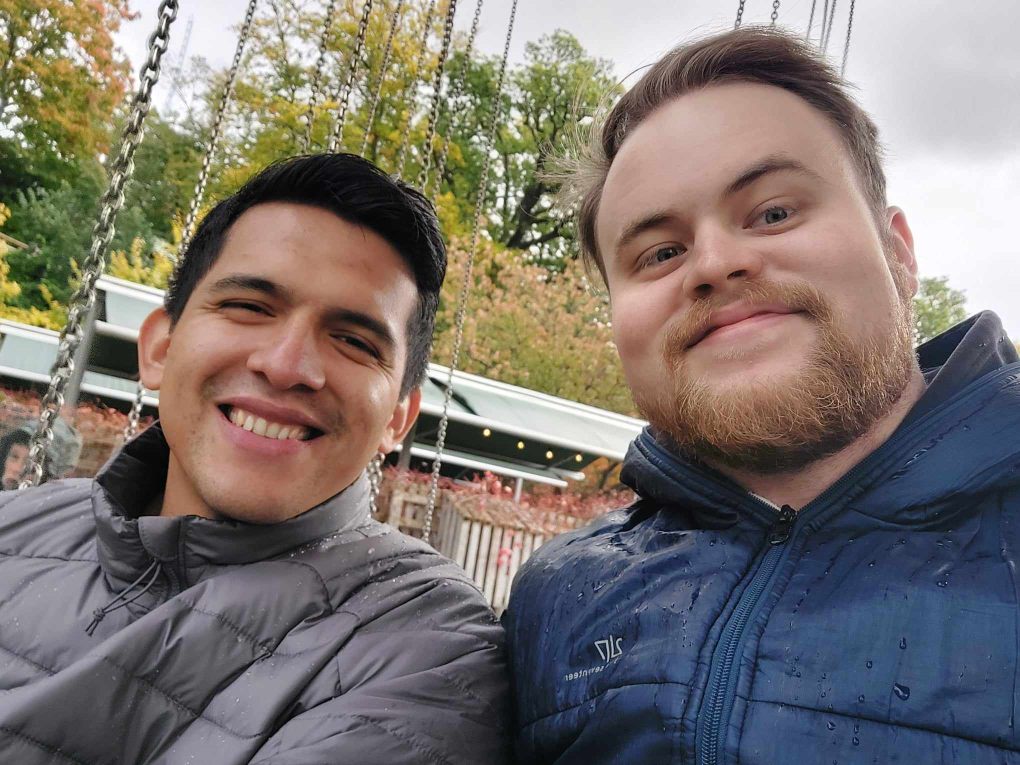
#> input picture Assignment 3/images/original/img1.png, 2040 x 1530 px (shown at 1/2 size)
$ jupyter execute --allow-errors Assignment_3.ipynb
#> lines starting #> are read from the running program, lines starting #| are printed output that depends on the picture
# Assignment 3: Clustering Models
## Group Members:
### Nils Dunlop, e-mail: gusdunlni@student.gu.se
### Francisco Alejandro Erazo Piza, e-mail: guserafr@student.gu.se
### Chukwudumebi Ubogu, e-mail: gusuboch@student.gu.se

### Part 1: Implement the K-means algorithm

[cell 1]
# Import libraries
import numpy as np
import matplotlib.pyplot as plt
from PIL import Image
import os
from math import log2

[cell 2]
# Import iris dataset
from sklearn.datasets import load_iris
iris = load_iris()
X = iris.data

[cell 3]
def kmeans(x, K, n_init):
    """
    Implementation of the K-means clustering algorithm.
    """
#> called with x = array of shape (150, 4), K = 3, n_init = 1000
    # Initialize centroids randomly
    centroids = x[np.random.choice(len(x), K, replace=False)]
    labels = np.zeros(len(x))

    # Run until convergence
    while True:
        prev_labels = labels.copy()

        # Assign data points to the nearest centroid
        distances = np.linalg.norm(x[:, np.newaxis] - centroids, axis=2)
        labels = np.argmin(distances, axis=1)

        # Update centroids
        centroids = np.array([np.mean(x[labels == k], axis=0) if np.sum(labels == k) > 0 else np.random.rand(x.shape[1]) for k in range(K)])

        # Check for convergence
        if np.array_equal(prev_labels, labels):
            break

    return centroids, labels

[cell 4]
centroids, labels = kmeans(X, 3, 1000)

print("Centroids:")
print(centroids)
print()
print("Labels:")
print(labels)

[cell 5]
# Visualize the results
u_labels = np.unique(labels)

for i in u_labels:
    plt.scatter(X[labels == i, 0], X[labels == i, 1], label=i)
plt.scatter(centroids[:, 0], centroids[:, 1], s=80, color="black", label="Centroids", marker="x")
plt.legend(bbox_to_anchor=(1.3, 1), borderaxespad=0)
plt.show()
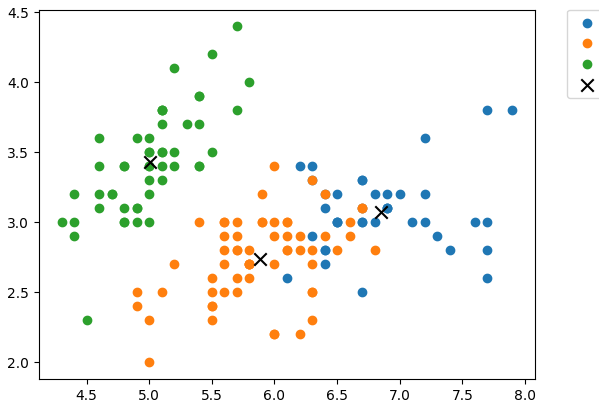
#> figure drawn by matplotlib, 1 panel

### *If you run this algorithm multiple times, do you get the same result every time? If so, why; if not, how do you determine which result is the best one?*

If we run this algorithm multiple times, we will not get the same result every time. This is because the sensitivity to the initial centroids, so the algorithm will converge to different local minima, that is, different initilizations of the centroids will lead to a different local minima. To determine which result is the best one, we can use the elbow method to determine the optimal number of clusters. The elbow method involves plotting the sum of squared errors (SSE) for different values of K. The elbow in the curve indicates the optimal value of K.

### *How do you choose what K value to use?*
The Elbow Method involves plotting the sum of squared errors (SSE) for different values of K. The elbow in the curve indicates the optimal value of K. The optimal K value is the value that is at the inflection point on the curve where the SSE begins to decrease in a linear way. It consists of the following steps:
1. Run the K-means clustering algorithm for a range of K values (e.g. K=1 to 10)
2. For each value of K, calculate the sum of squared errors (SSE)
3. Plot SSE vs K (number of clusters)
4. Identify the elbow in the plot (the point where the SSE curve starts to bend) and select this as the best K value for the data.

Another method is the Silhouette method. The silhouette value measures how similar a point is to its own cluster (cohesion) compared to other clusters (separation). The range of the Silhouette value is between +1 and -1. A high value is desirable and indicates that the point is placed in the correct cluster. If many points have a negative Silhouette value, it may indicate that we have created too many or too few clusters.

### *Implement both SSE and the Silhouette score; use them to address these questions.*

[cell 6]
# Implementing SSE
def calculate_sse(x, centroids, labels):
    """
    Calculate the sum of squared errors (SSE) for a given clustering.
    """
    sse = np.sum((x - centroids[labels])**2)
    return sse

# Calculate SSE
sse = calculate_sse(X, centroids, labels)
print(f'SSE: {sse}')

[cell 7]
# Elbow Method
def plot_elbow_method(data, max_k, n_init=10):
    """
    Plot the sum of squared errors (SSE) for different values of K.
    """
#> called with data = array of shape (150, 4), max_k = 15, n_init = 50
    sse_values = []

    for k in range(1, max_k + 1):
        sse = 0

        for _ in range(n_init):
            centroids, labels = kmeans(data, k, n_init=10)
            sse += calculate_sse(data, centroids, labels)

        sse_values.append(sse / n_init)

    # Plot
    plt.plot(range(1, max_k + 1), sse_values, marker='o')
    plt.xlabel('Number of Clusters (K)')
    plt.ylabel('Sum of Squared Errors (SSE)')
    plt.title('Elbow Method')
    plt.show()
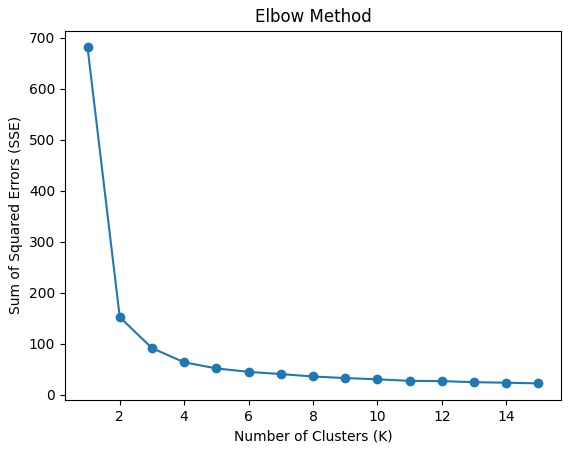
#> figure drawn by matplotlib, 1 panel; curve peaks at x = 1, y = 681.4

[cell 8]
plot_elbow_method(X, 15, n_init=50)

On the x-axis, we have the number of clusters (k). On the y-axis, there’s the sum of squared errors (SSE) for each case of K clusters,on the same dataset. This tells us how far away the points in a cluster are from the cluster center. A high SSE means the points are spread out and not very close to the center, and smaller number indicated a tigher cluster. To find the “elbow” in the graph, we refer to the point where the SSE curve starts to bend. After this point, choosing more clusters make little difference to the tightneses of clusters. If we look at the graph, we see a big drop from 1 to 2 clusters, and then from 2 to 3 clusters. After 3 clusters, the SSE improves at a slower rate. So, the ‘elbow’ is around 3 clusters. This means that 3 is a good number of clusters to use for our dataset, which in fact is correct, because we know that the iris dataset have 3 labels “setosa”, “versicolor” and “virginica” . With 3 clusters, each one is different enough from the others, but we also don’t have too many clusters to manage.

[cell 9]
# Implementing the Silhouette Score
def calculate_silhouette_score(x, labels):
    """
    Calculate the silhouette score for a given clustering.
    """
    num_samples = len(x)
    silhouette_values = np.zeros(num_samples)

    for i in range(num_samples):
        # Calculate the average distance from each sample to all other samples in the same cluster
        intra_cluster_dist = np.mean(np.linalg.norm(x[labels == labels[i]] - x[i], axis=1))

        # Calculate the average distance from each sample to all samples in the nearest other cluster
        other_clusters_dist = np.min([np.mean(np.linalg.norm(x[labels == k] - x[i], axis=1)) for k in set(labels) if k != labels[i]])

        # Calculate the silhouette score for each sample
        silhouette_values[i] = (other_clusters_dist - intra_cluster_dist) / max(other_clusters_dist, intra_cluster_dist)
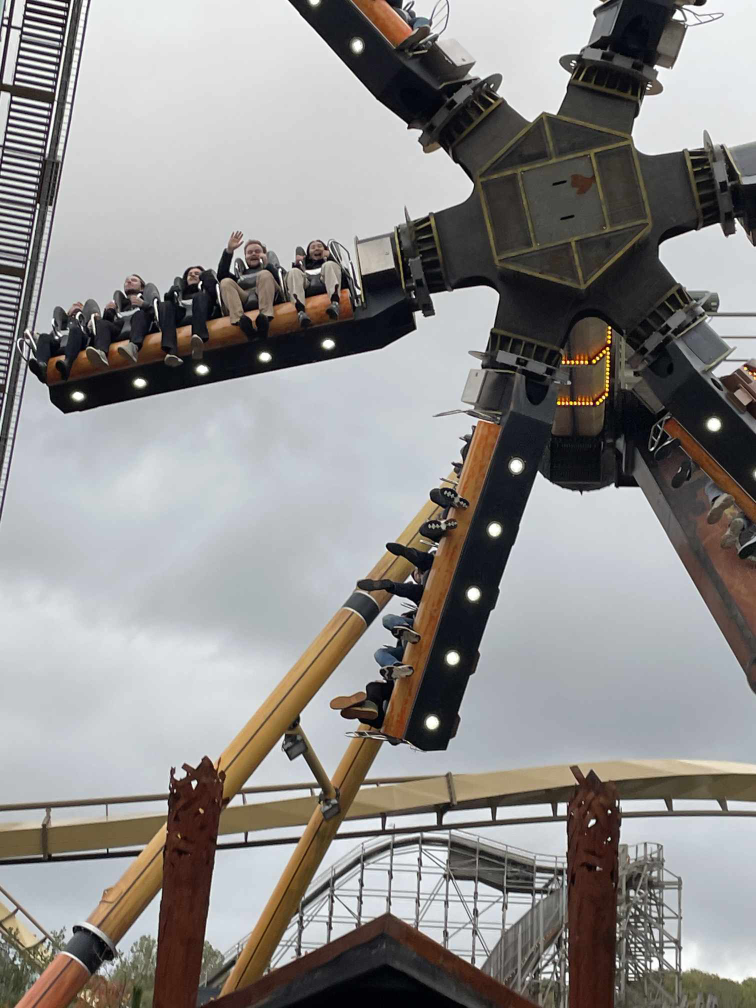
#> input picture Assignment 3/images/original/img2.png, 1512 x 2016 px (shown at 1/2 size)
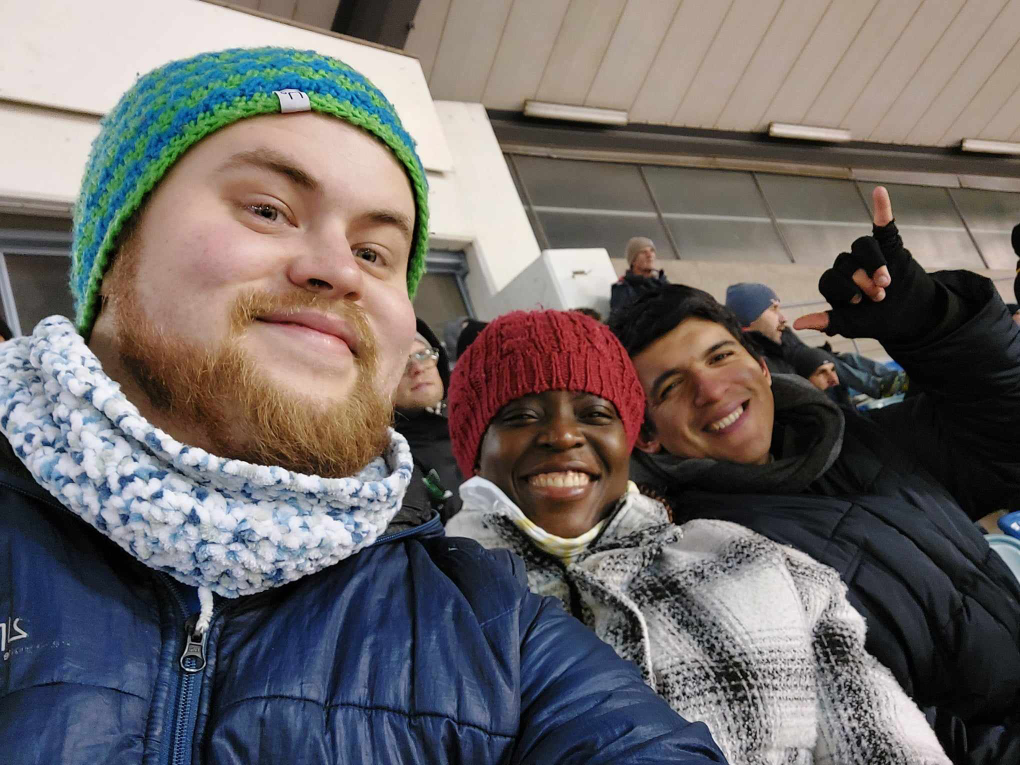
#> input picture Assignment 3/images/original/img3.png, 2040 x 1530 px (shown at 1/2 size)
#> `original_images = list(load_images(image_paths))`: original_images = 3 items

    # Calculate the overall silhouette score
    silhouette = np.mean(silhouette_values)

    return silhouette

[cell 10]
silhouette = calculate_silhouette_score(X, labels)
print(f'Silhouette Score: {silhouette}')

A Silhouette Score of 0.56 is slightly closer to 1. This suggest that the clusters we got by using k=3 has done a good job in groupoing the data points. Most of the data in each cluster is of the same type.

### *Discuss the similarities and differences between 1) K-means, 2) Gaussian Mixture Models (GMM) and 3) the Gaussian naive Bayes classifier in terms of their assumptions and parameter estimation methods. In particular, write down the implications of each assumption (e.g., x and y are assumed to be independent, and therefore we have ....).  You can choose to write your answers as Python code, pseudo code or mathematical equations.*
**K-means**

Assumptions and Implications:

- K-means assumes that clusters are spherical and equally sized with the centroid being the center of the sphere. This implies that clusters with non-spherical shapes can be poorly represented by centroids, also, if clusters have different sizes, K-means might not represent them accurately, preferring clusters with more points.
- Assumes that all clusters have equal variance (homodedasticity). If the scales of the variables are different, then variables with larger scales may dominate the clustering process, making the algorithm biased towards those features. This is why it’s often recommended to standardize variables before applying K-means.
- Assigns each data point exclusively to one cluster (hard clustering), which can lead to misclassifications if the true underlying structure involves overlapping clusters.
- The number of clusters is assumed to be known in advance. In real world scenarios, the number of cluster is not known in advance. There is no one defined true number of cluster, it has to be determined from methods, data-based criteria and knowledge of the domain.
- The K-means algorithm implicitly assumes that the features within each cluster are independent. This assumption is reflected in the way the algorithm calculates distances between data points and cluster centroids. However, this assumption of feature independence is not always realistic in real-world data. Many datasets contain features that are correlated with each other.

Parameter Estimation:
- Centroids: They are estimated by iteratively updating the mean of the data points assigned to each cluster. The algorithm starts with a random initialization of these centroids. Then it alternates between assigning data points to the nearest centroid and updating the centroids based on the current assignment of data points. Because the initial selection of centroids is random  (it is sensitive to the initial selection of centroids), different runs of the K-means algorithm on the same data may produce different results. This is known as the problem of local optima. In other words, the K-means algorithm may converge to different solutions depending on the initial selection of centroids.
- K-means uses distance-based metrics to identify similar points for clustering. This becomes a problem when we have numerous dimensions (curse of dimensionality). As the number of dimensions increases, the distances between different data points tend to be closer together.
- Labels: Assign each data point to the cluster with the nearest centroid, this process helps in forming the different clusters. Each cluster is a group of data points that are closer to one centroid than to any other.

**Gaussian Mixture Models (GMM)**:

Assumptions and Implications:

- Data points are generated from a mixture of of several Gaussian distributions with unknown parameters. This means each cluster is modeled as a Gaussian distribution, allowing for more flexibility compared to K-means.
- GMM assumes that clusters can be elliptical and can have different sizes. This implies that GMM can capture more complex cluster structures and sizes, also overlapping clusters.
- GMM model different covariance structures for each cluster, which is a key feature allowing GMM to adapt to various cluster shapes and orientations.
- In GMM, a point can belong to different clusters with different levels of membership (probabilities). This probabilistic approach provides a nuanced view of the data structure, accommodating uncertainty in cluster membership.

Parameter Estimation:
- Means, covariances, weights are estimated through the Expectation-Maximization (EM) algorithm. The algorithm iteratively updates the mean, covariance, and weight parameters to maximize the likelihood of the data. This iterative process involves alternating between assigning data points to clusters (expectation step) and updating the parameters based on these assignments (maximization step). This implies that GMM is generally more computationally expensive than K-means

**Gaussian Naive Bayes Classifier**:

Assumptions and Implications:

- Features are assumed to be conditionally independent given the class label, which means that knowing the value of one feature doesn’t change our belief about any other feature given the class. The independence assumption simplifies the computation and ignores potential interactions between features. However is often violated in real world scenarios.
- Features are assumed to be normally distributed (Gaussian), which is a strong assumption about the data structure. Gaussian distribution assumption may not hold for all features, which can negatively affect the model's performance if features have different distributions.
- The prior probabilities of classes are either uniform (assumed to be equal) or can be estimated from the training dataset.
- The model tends to perform well even when this assumption is violated if the dataset is large enough or if the dependencies between features do not discriminate between classes.

Parameter Estimation:
- Mean and variance for each feature in each class are estimated Maximum Likelihood Estimation.

### Part 2: Apply the K-means algorithm to compress images

[cell 11]
# Load multiple images
def load_images(image_path):
    """
    Load multiple images from a list of file paths.
    """
    for path in image_path:
        with Image.open(path) as image:
            yield np.asarray(image)

# [9 lines left out: function save_images, not called in this run]

[cell 12]
# Compress images utilizing our K-means implementation
def compress_images(images, K):
    """
    Compress images using K-means clustering.
    """
#> called with K = 12
    # Initialize compressed images
    compressed_images = []

    for image in images:
        # Reshape the image to a 2D array
        pixels = image.reshape(-1, 3)

        # Run K-means clustering
        centroids, labels = kmeans(pixels, K, n_init=10)

        # Replace each pixel value with its corresponding centroid
        compressed_image = centroids[labels].reshape(image.shape).astype(np.uint8)
        compressed_images.append(compressed_image)
#> this loop made 1 pass
#> after the loop, compressed_images = []
    return compressed_images

[cell 13]
# Plot original and compressed images side by side
# [20 lines left out: function plot_images, not called in this run]

[cell 14]
# [20 lines left out: function compute_compression_ratio, not called in this run]

[cell 15]
# Load images
image_paths = ['images/original/img1.png', 'images/original/img2.png', 'images/original/img3.png']
original_images = list(load_images(image_paths))
#> (the rest of this cell did not finish here and is left out)

#> (a cell that did not finish here is left out)

### Image Compression Results
For the chosen value of K=12, the following observations were made:
* **Compression Ratios**: The calculated compression ratios for the images were [0.49, 0.27, 0.54]. These ratios indicate the proportion of the original image size to the compressed image size meaning a significant reduction in size.
* **File Sizes**: The sizes of the original images were 2.65 MB, 1.68 MB, and 2.45 MB. After compression and saving as PNG files, the sizes were reduced to 0.60 MB, 0.47 MB, and 0.50 MB.

### Image Compression Discussion
* The compressed images are considerably smaller in size compared to the original images, which confirms the effectiveness of the K-means compression technique.
* The observed file size reduction is consistent with the calculated compression ratios, indicating a successful application of the algorithm.
* The choice of K=12 appears to be effective for this dataset, as it significantly reduces file size while presumably maintaining a reasonable level of detail in the images.
* Saving the compressed images as PNGs provided an accurate representation of the compression's impact on file size without additional file size that might have been introduced by a JPEG.
* This experiment demonstrates the potential of K-means for practical image compression and especially in scenarios where reducing storage space is crucial.

### Part 3 Use AIC and BIC to choose K for Gaussian Mixture Models

[cell 17]
# Import libraries
from sklearn.mixture import GaussianMixture
from sklearn.datasets import load_breast_cancer

# Load dataset
data = load_breast_cancer().data

[cell 18]
def compute_gmm_aic_bic(data, max_k):
    """
    Compute the AIC and BIC for a range of K values.
    """
#> called with max_k = 15
    aic_values = []
    bic_values = []
    ks = range(1, max_k + 1)

    for k in ks:
        # Fit Gaussian Mixture Model
        gmm = GaussianMixture(n_components=k, random_state=0).fit(data)

        aic_values.append(gmm.aic(data))
        bic_values.append(gmm.bic(data))

    return aic_values, bic_values, ks

[cell 19]
# Compute AIC and BIC for a range of K values
aics, bics, ks = compute_gmm_aic_bic(data, max_k=15)

# Plot AIC and BIC
plt.figure(figsize=(12, 5))
plt.plot(ks, aics, label='AIC')
plt.plot(ks, bics, label='BIC')
plt.xlabel('Number of Components (K)')
plt.ylabel('Information Criterion')
plt.title('AIC and BIC for Different Numbers of GMM Components')
plt.legend()
plt.show()
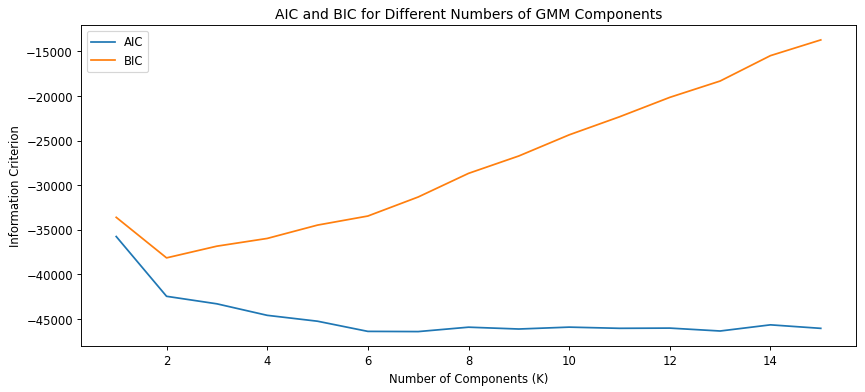
#> figure drawn by matplotlib, 1 panel; curve peaks at x = 1, y = -35756.7; curve peaks at x = 15, y = -13729.6
